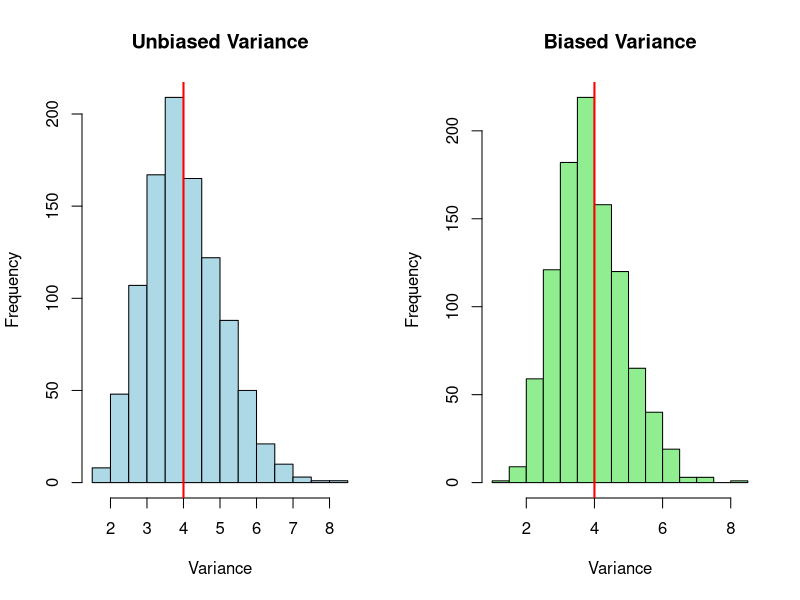

Generate this figure with R:
# Parameters
mu <- 5  
sigma <- 2  
n <- 30  
N_sim <- 1000  

# Storage
unbiased_vars <- numeric(N_sim)  
biased_vars <- numeric(N_sim)  

# Simulation
set.seed(123)  
for (i in 1:N_sim) {
  data <- rnorm(n, mean = mu, sd = sigma)  
  unbiased_vars[i] <- var(data)  
  biased_vars[i] <- sum((data - mean(data))^2) / n  
}  

# Plots
par(mfrow = c(1, 2))  
hist(unbiased_vars, col = "lightblue", main = "Unbiased Variance", xlab = "Variance")  
abline(v = sigma^2, col = "red", lwd = 2)  
hist(biased_vars, col = "lightgreen", main = "Biased Variance", xlab = "Variance")  
abline(v = sigma^2, col = "red", lwd = 2)  
